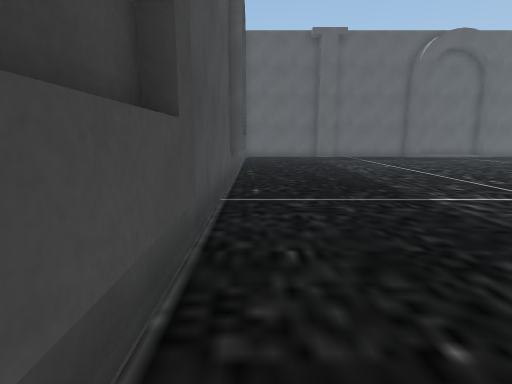
[1] (above)

18 first-person views from a walk through a Unity game level. The camera is 1.3 m above the floor, tilts 10° down and sees 80° across. The floor is counted in squares, 1 m on a side. Each view is taken from the middle of a square. On the plan, view 1 faces up. The plan holds only what a view shows up to about 14 squares ahead; the rest is blank. The place goes on beyond the plan. The player character is not drawn.

[2]
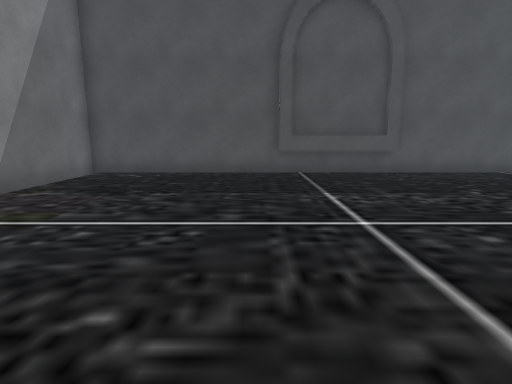

[3]
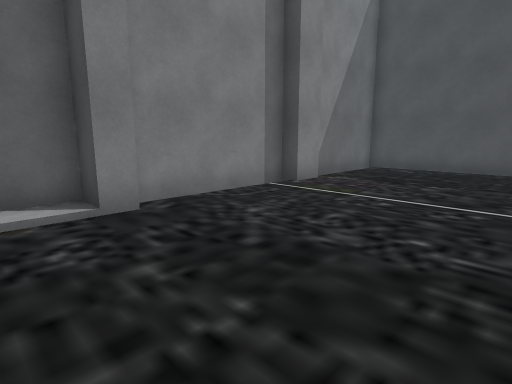

[4]
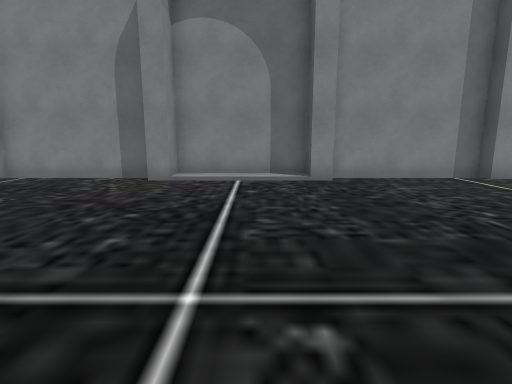

[5]
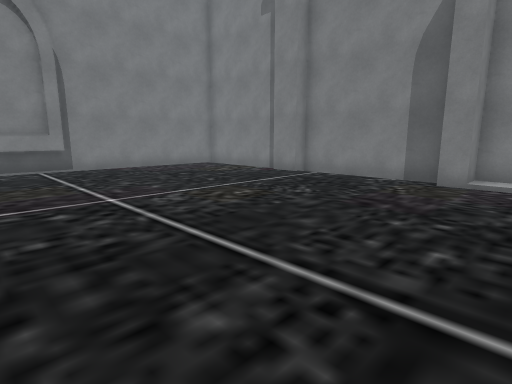

[6]
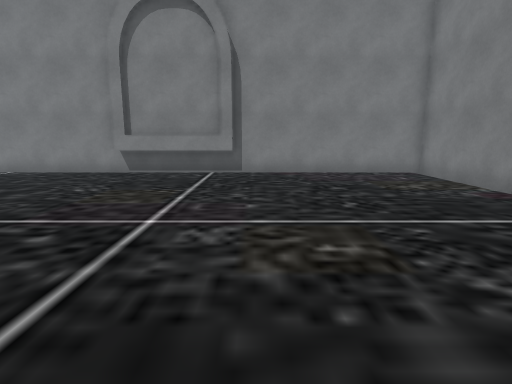

[7]
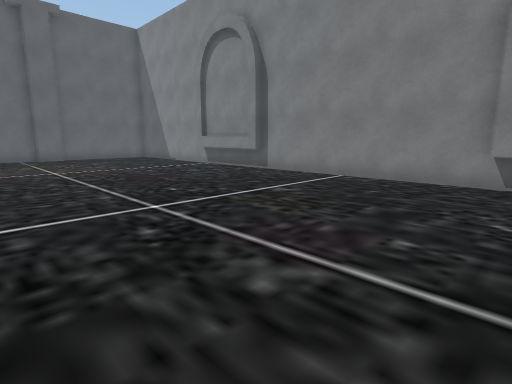

[8]
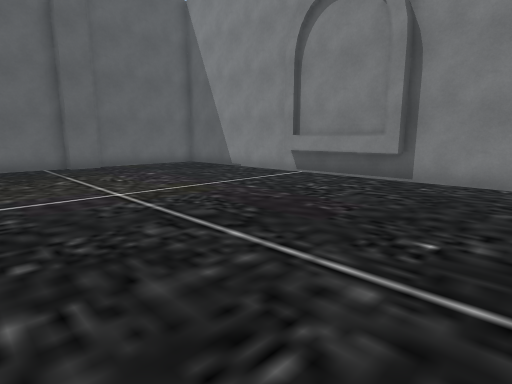

[9]
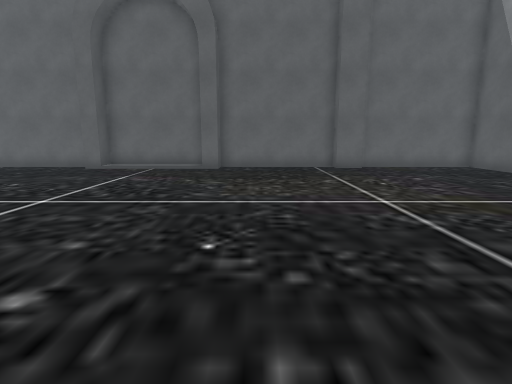

[10]
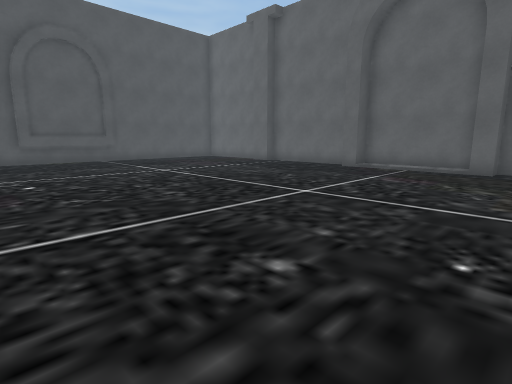

[11]
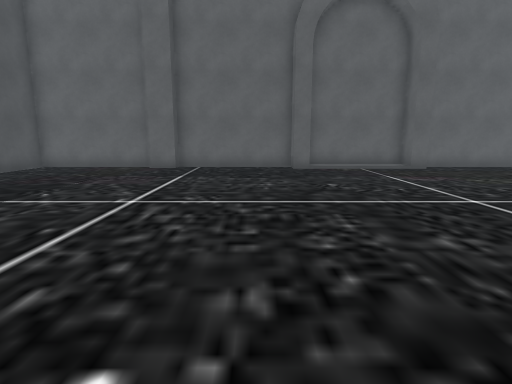

[12]
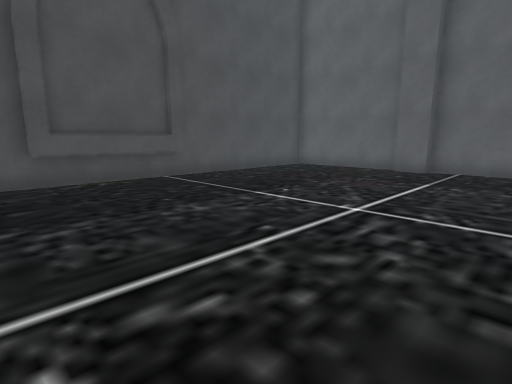

[13]
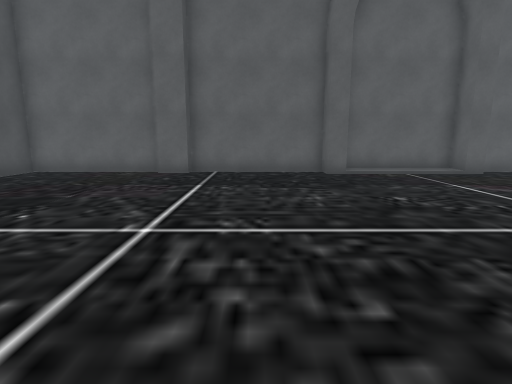

[14]
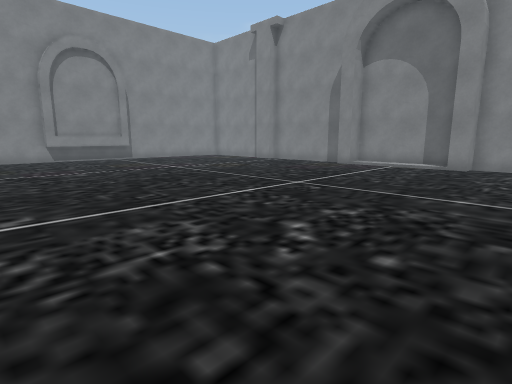

[15]
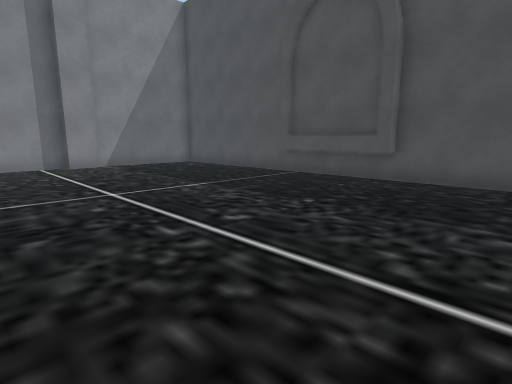

[16]
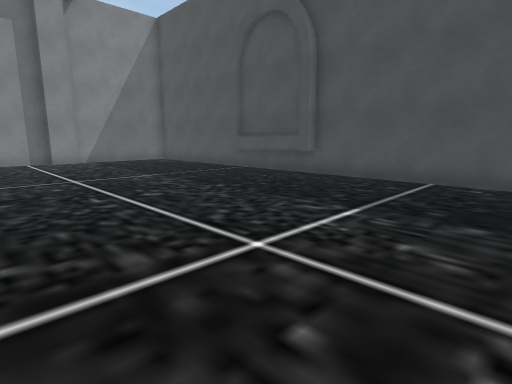

[17]
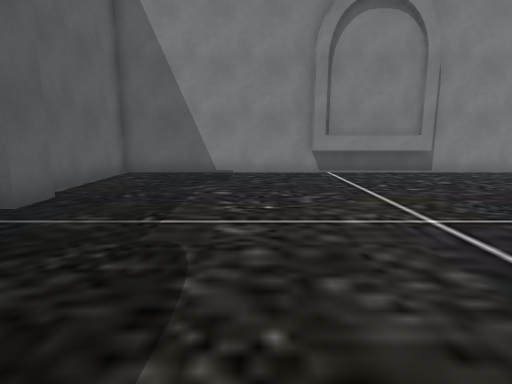

[18]
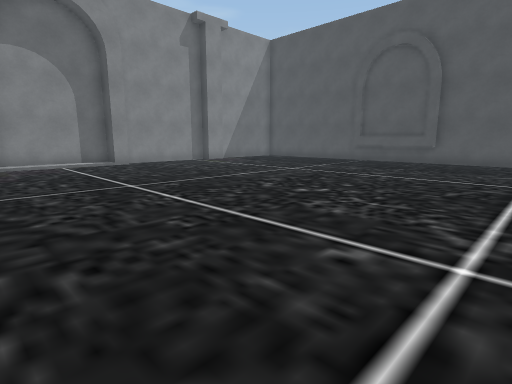

### Floor plan
Points are (right, up) in squares from view 1. A wall is a line through its corners. A room is listed if a view was taken in it or the views show most of it. See-through windows are left out.
Room 1 (views 1, 2, 3, 4, 5, 6, 7, 8, 9, 10, 11, 12, 13, 14, 15, 16, 17, 18)
walls: (-0.4, 2.3) (-0.4, -2.1); (-0.7, 1.9) (-0.7, -1.8); (27.4, 10.5) (27.4, 14.8); (27.7, 10.9) (27.7, 14.5); (16.5, -9.4) (21.5, -9.4) (21.5, -8.7) (22.8, -8.7); (-0.4, 14.9) (-0.4, 10.5); (-0.7, 14.5) (-0.7, 10.9); (27.4, -2.2) (27.4, 2.4); (27.7, -1.8) (27.7, 1.9); (4.2, -8.7) (5.4, -8.7) (5.4, -9.4) (10.6, -9.4) (10.6, -8.4) (11.3, -8.4) (11.3, -9.4) (15.7, -9.4) (15.7, -8.4) (16.4, -8.4); (5.4, 21.5) (4.2, 21.5); (21.5, 22.1) (16.4, 22.1) (16.4, 21.2) (15.7, 21.2) (15.7, 22.1) (11.3, 22.1) (11.3, 21.2) (10.6, 21.2) (10.6, 22.1) (5.4, 22.1); (22.8, 21.5) (21.5, 21.5); (4.1, 22.1) (-0.9, 22.1) (-0.9, -9.4) (3.5, -9.4); (23.2, -9.4) (27.9, -9.4) (27.9, 22.1) (22.9, 22.1)

Positions as (right, up) in squares from view 1, and headings:
1: (0, 0), facing up
2: (11, -3), facing left
3: (13, -3), facing down-left
4: (13, 1), facing down
5: (14, 1), facing down-right
6: (16, -3), facing right
7: (18, 1), facing up-right
8: (18, 7), facing up-right
9: (18, 8), facing up
10: (18, 8), facing up-left
11: (9, 8), facing up
12: (9, 9), facing up-left
13: (8, 10), facing up
14: (8, 6), facing down-right
15: (9, 6), facing down-left
16: (9, 9), facing down-left
17: (16, 17), facing right
18: (17, 7), facing down-left
